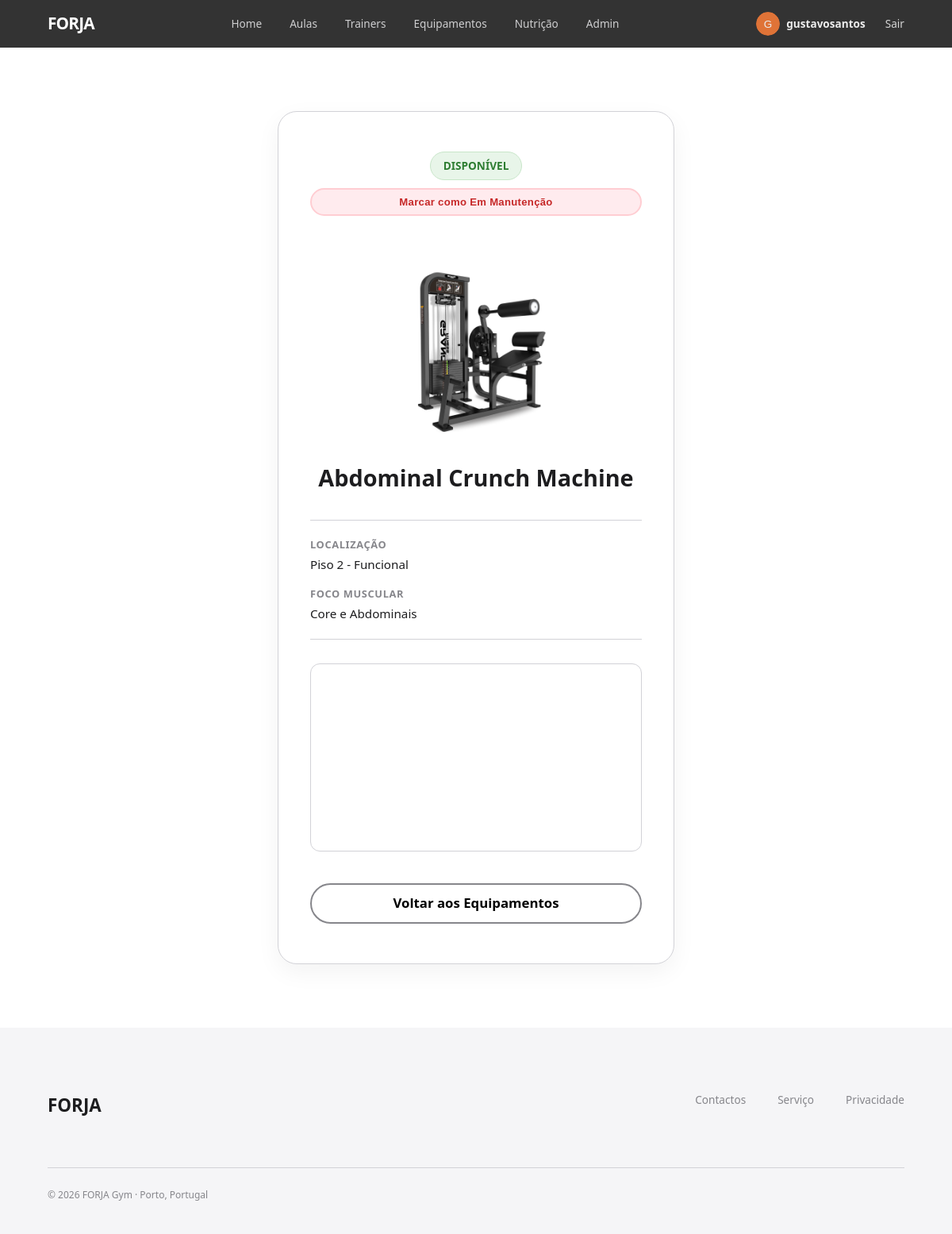
/pages/equipment_info.php?id=8 (signed in), run on the app's committed database.
### tables this page shows
CREATE TABLE equipment (
    id               INTEGER  PRIMARY KEY AUTOINCREMENT,
    name             TEXT     NOT NULL,
    photo TEXT DEFAULT 'default-equipment.png',
    video_url TEXT,
    description      TEXT,
    status           TEXT     NOT NULL
                              CHECK (status IN ('Disponível', 'Manutenção'))
                              DEFAULT 'Disponível',
    location         TEXT     NOT NULL,
    purchase_date    DATE,               -- para controlo de vida útil
    last_maintenance DATE                -- data da última manutenção
);

CREATE TABLE muscle_group (
    id          INTEGER PRIMARY KEY AUTOINCREMENT,
    name        TEXT    NOT NULL UNIQUE,
    description TEXT
);

### database/equipment.php (called while the page is built, shortened)
<?php
function getEquipments(PDO $db): array {
    $stmt = $db->prepare('
        SELECT
            e.*,
            m.name as muscle_name
        FROM equipment e
        LEFT JOIN exercises ex ON e.id = ex.id_equipment
        LEFT JOIN muscle_group m ON ex.id_muscle_group = m.id
        ORDER BY e.name ASC
    ');
    $stmt->execute();
    return $stmt->fetchAll(PDO::FETCH_ASSOC);
}
?>

### database/user_auth.php (called while the page is built, shortened)
<?php
class UserAuth
{
    static function currentUser(): ?array
    {
        return [
            'id'       => $_SESSION['user_id'],
            'username' => $_SESSION['user_username'],
            'name'     => $_SESSION['user_name'],
            'role'     => $_SESSION['user_role'],
            'photo'    => $_SESSION['user_photo'] ?? '',
            'membership' => $_SESSION['user_membership'] ?? 'basico',
        ];
    }
}

### pages/equipment_info.php (the view, shortened to what this page needs)
<?php
require_once('../templates/common.php');
require_once('../database/connection.php');
require_once('../database/user_auth.php');
require_once('../database/equipment.php');
$db   = getDatabaseConnection();
$user = UserAuth::currentUser();
$id = isset($_GET['id']) ? intval($_GET['id']) : 0;
$equipments    = getEquipments($db);
$equipmentInfo = null;
foreach ($equipments as $eq) {
    if ($eq['id'] === $id) {
        $equipmentInfo = $eq;
        break;
    }
}
$photo_src    = !empty($equipmentInfo['photo']) ? "../imgs/" . htmlspecialchars($equipmentInfo['photo']) : "../imgs/default-equipment.png";
$muscle       = $equipmentInfo['muscle_name'] ?? 'Corpo Inteiro';
$location     = $equipmentInfo['location']    ?? 'Não especificada';
$status_text  = $equipmentInfo['status']      ?? 'Disponível';
$status_class = ($status_text === 'Disponível') ? 'status-available' : 'status-maintenance';
$is_trainer = in_array($user['role'], ['trainer', 'admin']);
?>
<link rel="stylesheet" href="../css/trainer_profile.css">
<link rel="stylesheet" href="../css/equipment_info.css">
<main class="profile-page-wrapper">
    <article class="profile-login-card">
        <div class="eq-badge-container">
            <span class="status-badge <?= $status_class ?>" id="status-badge">
                <?= htmlspecialchars($status_text) ?>
            </span>
            <?php if ($is_trainer): ?>
            <button
                id="btn-toggle-status"
                class="btn-toggle-eq <?= ($status_text === 'Disponível') ? 'btn-danger' : 'btn-success' ?>"
                data-id="<?= $id ?>"
                data-current="<?= htmlspecialchars($status_text) ?>">
                <?= ($status_text === 'Disponível') ? 'Marcar como Em Manutenção' : 'Marcar como Disponível' ?>
            </button>
            <?php endif; ?>
        </div>
        <img src="<?= $photo_src ?>"
             alt="<?= htmlspecialchars($equipmentInfo['name']) ?>"
             class="eq-profile-photo"
             onerror="this.onerror=null; this.src='../imgs/default-equipment.png';">
        <h1 class="profile-name"><?= htmlspecialchars($equipmentInfo['name']) ?></h1>
        <div class="profile-details-list">
            <div class="profile-detail-item">
                <strong>Localização</strong>
                <span><?= htmlspecialchars($location) ?></span>
            </div>
            <div class="profile-detail-item">
                <strong>Foco Muscular</strong>
                <span><?= htmlspecialchars($muscle) ?></span>
            </div>
        </div>
        <?php if (!empty($equipmentInfo['video_url'])): ?>
            <div class="video-wrapper">
                <iframe src="<?= htmlspecialchars($equipmentInfo['video_url']) ?>" allowfullscreen></iframe>
            </div>
        <?php endif; ?>
        <a href="equipment.php" class="btn-text btn-back-team">Voltar aos Equipamentos</a>
    </article>
</main>

### css/style.css (style rules this page uses)
:root { --orange: #f27a38; --orange-hover: #f5955d; --black: #000000; --white: #ffffff; --gray-bg: #f5f5f7; --gray-border: #d2d2d7; --text-main: #1d1d1f; --text-muted: #86868b; --radius-lg: 24px; --radius-sm: 12px; --transition: all 0.4s cubic-bezier(0.4, 0, 0.2, 1); }
* { margin: 0; padding: 0; box-sizing: border-box; }
body { font-family: "Segoe UI", Tahoma, Geneva, Verdana, sans-serif; line-height: 1.6; color: var(--text-main); }
a { text-decoration: none; color: inherit; }
.btn-text { margin-top: 20px; background-color: transparent; color: var(--black); padding: 10px 18px; border-radius: 30px; font-size: 1.05rem; font-weight: 600; border: 2px solid var(--text-muted); }

### css/equipment.css (style rules this page uses)
.btn-toggle-eq { margin-top: auto; width: 100%; }

### css/trainer_profile.css (style rules this page uses)
.profile-page-wrapper { display: flex; justify-content: center; align-items: center; padding: 80px 5%; background-color: var(--white); min-height: 80vh; }
.profile-login-card { background-color: var(--white); border: 1px solid var(--gray-border); border-radius: var(--radius-lg); padding: 50px 40px; max-width: 500px; width: 100%; text-align: center; box-shadow: 0 10px 30px rgba(0,0,0,0.05); position: relative; }
.profile-name { font-size: 1.8rem; font-weight: 800; margin-bottom: 5px; color: var(--text-main); }
.profile-details-list { text-align: left; margin: 30px 0; border-top: 1px solid var(--gray-border); border-bottom: 1px solid var(--gray-border); padding: 20px 0; display: flex; flex-direction: column; gap: 15px; }
.profile-detail-item { display: flex; flex-direction: column; }
.profile-detail-item strong { font-size: 0.8rem; text-transform: uppercase; color: var(--text-muted); letter-spacing: 0.05em; margin-bottom: 2px; }
.profile-detail-item span { font-size: 0.95rem; color: var(--text-main); }
.btn-back-team { display: inline-block; margin-top: 20px; width: 100%; text-align: center; }

### css/equipment_info.css (style rules this page uses)
.eq-profile-photo { width: 100%; height: 220px; object-fit: contain; margin-bottom: 20px; }
.eq-badge-container { display: flex; justify-content: center; margin-bottom: 20px; }
.status-badge { padding: 6px 16px; border-radius: 20px; font-weight: 700; font-size: 0.85rem; text-transform: uppercase; display: inline-block; }
.status-available { background-color: #e8f5e9; color: #2e7d32; border: 1px solid #c8e6c9; }
.video-wrapper { position: relative; padding-bottom: 56.25%; height: 0; overflow: hidden; border-radius: 12px; margin-top: 30px; margin-bottom: 20px; border: 1px solid var(--gray-border); }
.video-wrapper iframe { position: absolute; top: 0; left: 0; width: 100%; height: 100%; border: none; }
.eq-badge-container { display: flex; flex-direction: column; align-items: center; gap: 10px; margin-bottom: 20px; }
.btn-toggle-eq { display: inline-block; padding: 8px 20px; border: none; border-radius: 30px; font-size: 0.82rem; font-weight: 600; cursor: pointer; transition: var(--transition); letter-spacing: 0.3px; }
.btn-danger { background-color: #ffebee; color: #c62828; border: 2px solid #ffcdd2; }

### data on the page
equipment: status "DISPONÍVEL", name "Abdominal Crunch Machine", location "Piso 2 - Funcional"
muscle_group: name "Core e Abdominais"

### other printed values
$user['username'] "gustavosantos"
